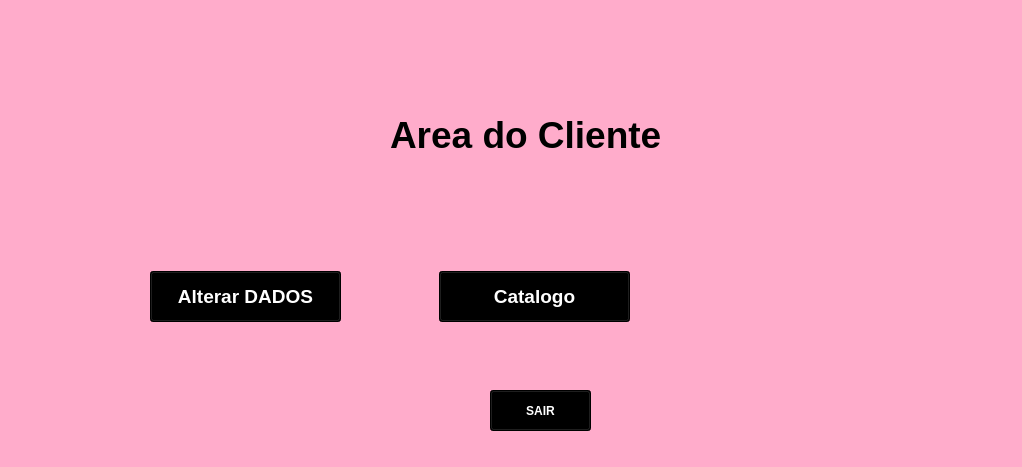
<?xml version="1.0" encoding="UTF-8"?>
<ui version="4.0">
 <class>Form</class>
 <widget class="QWidget" name="Form">
  <property name="geometry">
   <rect>
    <x>0</x>
    <y>0</y>
    <width>1022</width>
    <height>467</height>
   </rect>
  </property>
  <property name="maximumSize">
   <size>
    <width>1022</width>
    <height>467</height>
   </size>
  </property>
  <property name="windowTitle">
   <string>Form</string>
  </property>
  <property name="styleSheet">
   <string notr="true">background-color: rgb(255, 172, 203);</string>
  </property>
  <widget class="QPushButton" name="catalogo">
   <property name="geometry">
    <rect>
     <x>439</x>
     <y>271</y>
     <width>191</width>
     <height>51</height>
    </rect>
   </property>
   <property name="font">
    <font>
     <family>Arial</family>
     <pointsize>14</pointsize>
     <weight>75</weight>
     <bold>true</bold>
    </font>
   </property>
   <property name="styleSheet">
    <string notr="true">color: rgb(255, 255, 255);
background-color: rgb(0, 0, 0);</string>
   </property>
   <property name="text">
    <string>Catalogo</string>
   </property>
  </widget>
  <widget class="QPushButton" name="alt_dados">
   <property name="geometry">
    <rect>
     <x>150</x>
     <y>271</y>
     <width>191</width>
     <height>51</height>
    </rect>
   </property>
   <property name="maximumSize">
    <size>
     <width>191</width>
     <height>51</height>
    </size>
   </property>
   <property name="font">
    <font>
     <family>Arial</family>
     <pointsize>14</pointsize>
     <weight>75</weight>
     <bold>true</bold>
    </font>
   </property>
   <property name="styleSheet">
    <string notr="true">color: rgb(255, 255, 255);
background-color: rgb(0, 0, 0);</string>
   </property>
   <property name="text">
    <string>Alterar DADOS</string>
   </property>
  </widget>
  <widget class="QLabel" name="label_2">
   <property name="geometry">
    <rect>
     <x>390</x>
     <y>89</y>
     <width>281</width>
     <height>91</height>
    </rect>
   </property>
   <property name="font">
    <font>
     <family>Arial</family>
     <pointsize>28</pointsize>
     <weight>75</weight>
     <bold>true</bold>
    </font>
   </property>
   <property name="text">
    <string>Area do Cliente</string>
   </property>
  </widget>
  <widget class="QLabel" name="label_3">
   <property name="geometry">
    <rect>
     <x>42</x>
     <y>59</y>
     <width>241</width>
     <height>151</height>
    </rect>
   </property>
   <property name="text">
    <string/>
   </property>
   <property name="pixmap">
    <pixmap>iMAGENs/LOGO-removebg-preview.png</pixmap>
   </property>
   <property name="scaledContents">
    <bool>true</bool>
   </property>
  </widget>
  <widget class="QLabel" name="label_4">
   <property name="geometry">
    <rect>
     <x>812</x>
     <y>69</y>
     <width>151</width>
     <height>121</height>
    </rect>
   </property>
   <property name="text">
    <string/>
   </property>
   <property name="pixmap">
    <pixmap>iMAGENs/2-removebg-preview.png</pixmap>
   </property>
   <property name="scaledContents">
    <bool>true</bool>
   </property>
  </widget>
  <widget class="QPushButton" name="sair">
   <property name="geometry">
    <rect>
     <x>490</x>
     <y>390</y>
     <width>101</width>
     <height>41</height>
    </rect>
   </property>
   <property name="font">
    <font>
     <weight>75</weight>
     <bold>true</bold>
    </font>
   </property>
   <property name="styleSheet">
    <string notr="true">color: rgb(255, 255, 255);
background-color: rgb(0, 0, 0);</string>
   </property>
   <property name="text">
    <string>SAIR</string>
   </property>
  </widget>
 </widget>
 <resources/>
 <connections/>
</ui>
